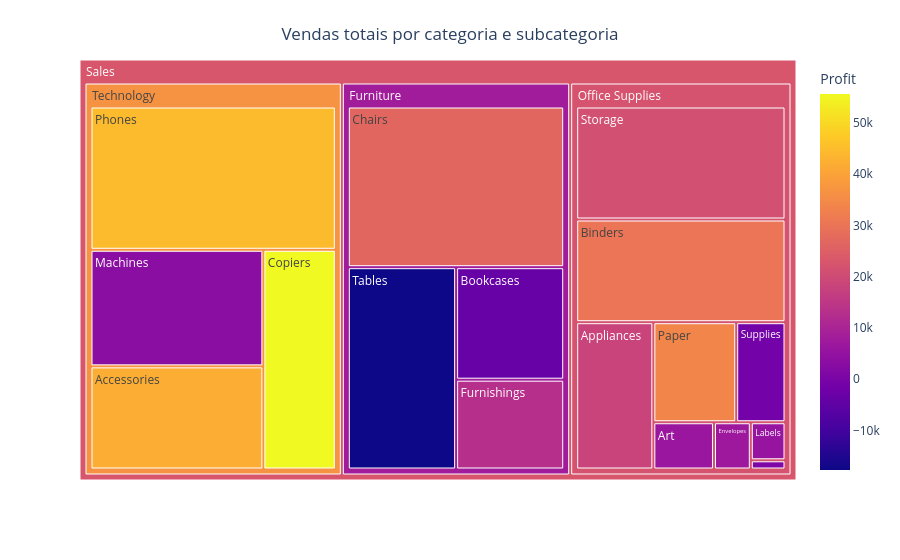

Source (notebook cell):
### Markdown cell above
# Árvore de vendas totais por categoria e subcategoria

### Code cell
df_grouped = df.groupby(['Category', 'Sub-Category'], as_index=False).agg({
    'Sales': 'sum',
    'Profit': 'sum',
    'Quantity': 'sum'
})

df_grouped['Average Ticket'] = df_grouped['Sales'] / df_grouped['Quantity']

fig = px.treemap(
    df_grouped, 
    path=[px.Constant('Sales'), 'Category', 'Sub-Category'], 
    values='Sales', 
    color='Profit', 
    hover_data=['Quantity', 'Average Ticket'])

fig.update_layout(
    title={
        'text': 'Vendas totais por categoria e subcategoria',
        'y': 0.95,
        'x': 0.5,
        'yanchor': 'top',
        'xanchor': 'center'
    }
           
)
fig.show()

### Figure 1 — Plotly figure (JSON) as saved in the notebook; plotly's stock layout.template omitted (floating-point values rounded to 4 significant figures)
{"data": [{"branchvalues": "total", "customdata": [["868", "132.35022615207373", -3473.0], ["2356", "139.40963624787776", 26590.0], ["3563", "25.738188043783328", 13060.0], ["1241", "166.7731925866237", -17730.0], ["1729", "62.193268363215736", 18140.0], ["3000", "9.039597333333333", 6528.0], ["5974", "34.04967073987278", 30220.0], ["906", "18.18587417218543", 6964.0], ["914", "3.308840262582057", 949.5], ["1400", "8.918794285714286", 5546.0], ["5178", "15.15627771340286", 34050.0], ["3158", "70.88144648511717", 21280.0], ["647", "72.13838948995364", -1189.0], ["2976", "56.243386424731185", 41940.0], ["234", "639.0086752136752", 55620.0], ["440", "430.0877977272727", 3385.0], ["3289", "100.3365928853755", 44520.0], ["(?)", "(?)", 7902.0], ["(?)", "(?)", 22030.0], ["(?)", "(?)", 36680.0], ["(?)", "(?)", 22800.0]], "domain": {"x": [0, 1], "y": [0, 1]}, "hovertemplate": "labels=%{label}<br>Sales=%{value}<br>parent=%{parent}<br>id=%{id}<br>Quantity=%{customdata[0]}<br>Average Ticket=%{customdata[1]}<br>Profit=%{color}<extra></extra>", "ids": ["Sales/Furniture/Bookcases", "Sales/Furniture/Chairs", "Sales/Furniture/Furnishings", "Sales/Furniture/Tables", "Sales/Office Supplies/Appliances", "Sales/Office Supplies/Art", "Sales/Office Supplies/Binders", "Sales/Office Supplies/Envelopes", "Sales/Office Supplies/Fasteners", "Sales/Office Supplies/Labels", "Sales/Office Supplies/Paper", "Sales/Office Supplies/Storage", "Sales/Office Supplies/Supplies", "Sales/Technology/Accessories", "Sales/Technology/Copiers", "Sales/Technology/Machines", "Sales/Technology/Phones", "Sales/Furniture", "Sales/Office Supplies", "Sales/Technology", "Sales"], "labels": ["Bookcases", "Chairs", "Furnishings", "Tables", "Appliances", "Art", "Binders", "Envelopes", "Fasteners", "Labels", "Paper", "Storage", "Supplies", "Accessories", "Copiers", "Machines", "Phones", "Furniture", "Office Supplies", "Technology", "Sales"], "marker": {"coloraxis": "coloraxis", "colors": [-3473.0, 26590.0, 13060.0, -17730.0, 18140.0, 6528.0, 30220.0, 6964.0, 949.5, 5546.0, 34050.0, 21280.0, -1189.0, 41940.0, 55620.0, 3385.0, 44520.0, 7902.0, 22030.0, 36680.0, 22800.0]}, "name": "", "parents": ["Sales/Furniture", "Sales/Furniture", "Sales/Furniture", "Sales/Furniture", "Sales/Office Supplies", "Sales/Office Supplies", "Sales/Office Supplies", "Sales/Office Supplies", "Sales/Office Supplies", "Sales/Office Supplies", "Sales/Office Supplies", "Sales/Office Supplies", "Sales/Office Supplies", "Sales/Technology", "Sales/Technology", "Sales/Technology", "Sales/Technology", "Sales", "Sales", "Sales", ""], "type": "treemap", "values": [114900.0, 328400.0, 91710.0, 207000.0, 107500.0, 27120.0, 203400.0, 16480.0, 3024.0, 12490.0, 78480.0, 223800.0, 46670.0, 167400.0, 149500.0, 189200.0, 330000.0, 742000.0, 719000.0, 836200.0, 2297000.0]}], "layout": {"coloraxis": {"colorbar": {"title": {"text": "Profit"}}, "colorscale": [[0, "#0d0887"], [0.1111, "#46039f"], [0.2222, "#7201a8"], [0.3333, "#9c179e"], [0.4444, "#bd3786"], [0.5556, "#d8576b"], [0.6667, "#ed7953"], [0.7778, "#fb9f3a"], [0.8889, "#fdca26"], [1, "#f0f921"]]}, "legend": {"tracegroupgap": 0}, "margin": {"t": 60}, "title": {"text": "Vendas totais por categoria e subcategoria", "x": 0.5, "xanchor": "center", "y": 0.95, "yanchor": "top"}}}
